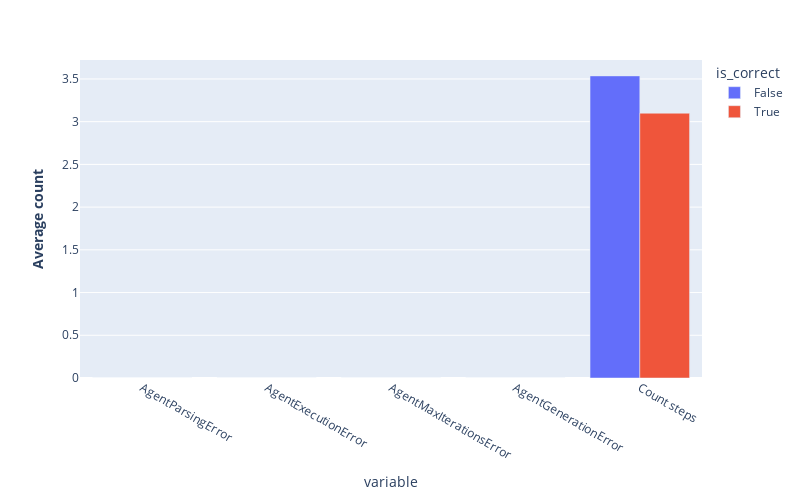

Source (notebook cell):
### Code cell
import plotly.express as px


aggregate_errors = (
    sel_df.groupby(["is_correct"])[error_types + ["Count steps"]].mean().reset_index().melt(id_vars=["is_correct"])
)

fig = px.bar(
    aggregate_errors,
    y="value",
    x="variable",
    color="is_correct",
    labels={
        "agent_name": "<b>Model</b>",
        "task": "<b>Level</b>",
        "aggregate_score": "<b>Performance</b>",
        "value": "<b>Average count</b>",
        "eval_score_GPT4": "<b>Score</b>",
    },
)
fig.update_layout(
    height=500,
    width=800,
    barmode="group",
    bargroupgap=0.0,
)
fig.update_traces(textposition="outside")
fig.write_image("aggregate_errors.png", scale=3)
fig.show()

### Figure 1 — Plotly figure (JSON) as saved in the notebook; plotly's stock layout.template omitted (floating-point values rounded to 4 significant figures)
{"data": [{"hovertemplate": "is_correct=False<br>variable=%{x}<br><b>Average count</b>=%{y}<extra></extra>", "legendgroup": "False", "marker": {"color": "#636efa", "pattern": {"shape": ""}}, "name": "False", "orientation": "v", "showlegend": true, "textposition": "outside", "type": "bar", "x": ["AgentParsingError", "AgentExecutionError", "AgentMaxIterationsError", "AgentGenerationError", "Count steps"], "xaxis": "x", "y": [0.0, 0.0, 0.0, 0.0, 3.536], "yaxis": "y"}, {"hovertemplate": "is_correct=True<br>variable=%{x}<br><b>Average count</b>=%{y}<extra></extra>", "legendgroup": "True", "marker": {"color": "#EF553B", "pattern": {"shape": ""}}, "name": "True", "orientation": "v", "showlegend": true, "textposition": "outside", "type": "bar", "x": ["AgentParsingError", "AgentExecutionError", "AgentMaxIterationsError", "AgentGenerationError", "Count steps"], "xaxis": "x", "y": [0.0, 0.0, 0.0, 0.0, 3.099], "yaxis": "y"}], "layout": {"bargroupgap": 0, "barmode": "group", "height": 500, "legend": {"title": {"text": "is_correct"}, "tracegroupgap": 0}, "margin": {"t": 60}, "width": 800, "xaxis": {"anchor": "y", "domain": [0, 1], "title": {"text": "variable"}}, "yaxis": {"anchor": "x", "domain": [0, 1], "title": {"text": "<b>Average count</b>"}}}}
